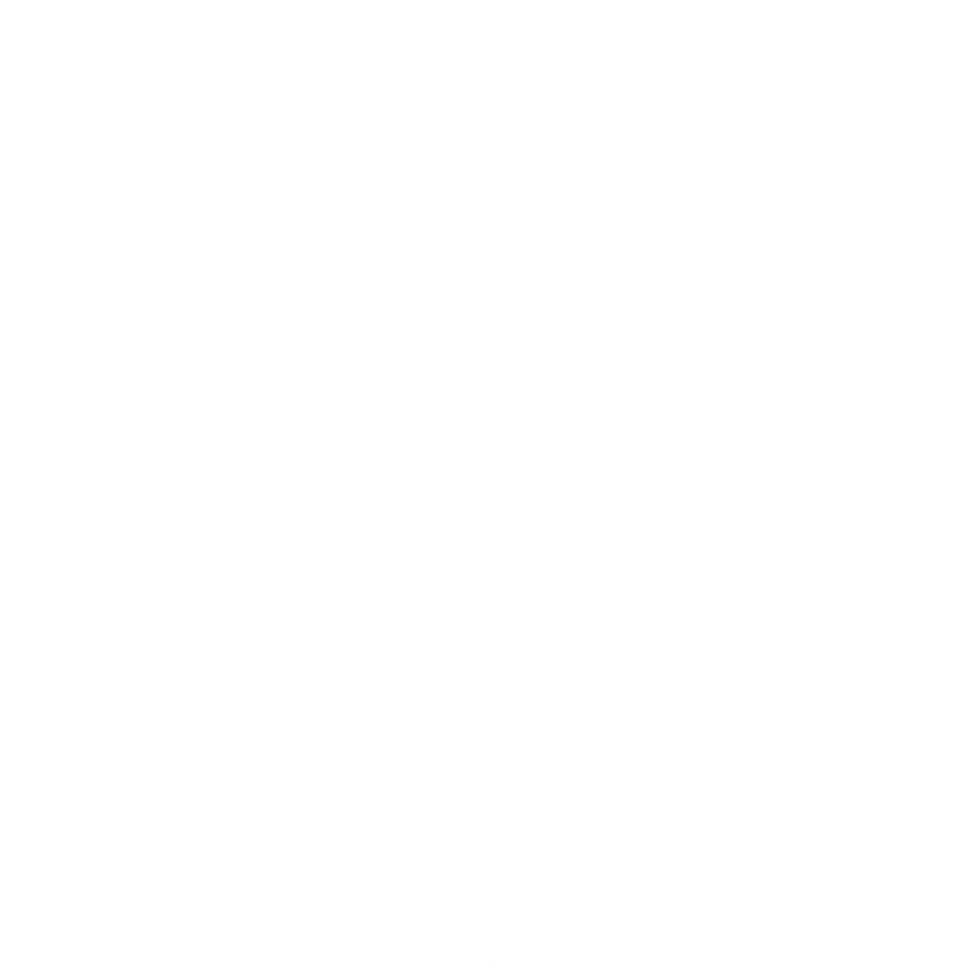
Frame 1 (no input)
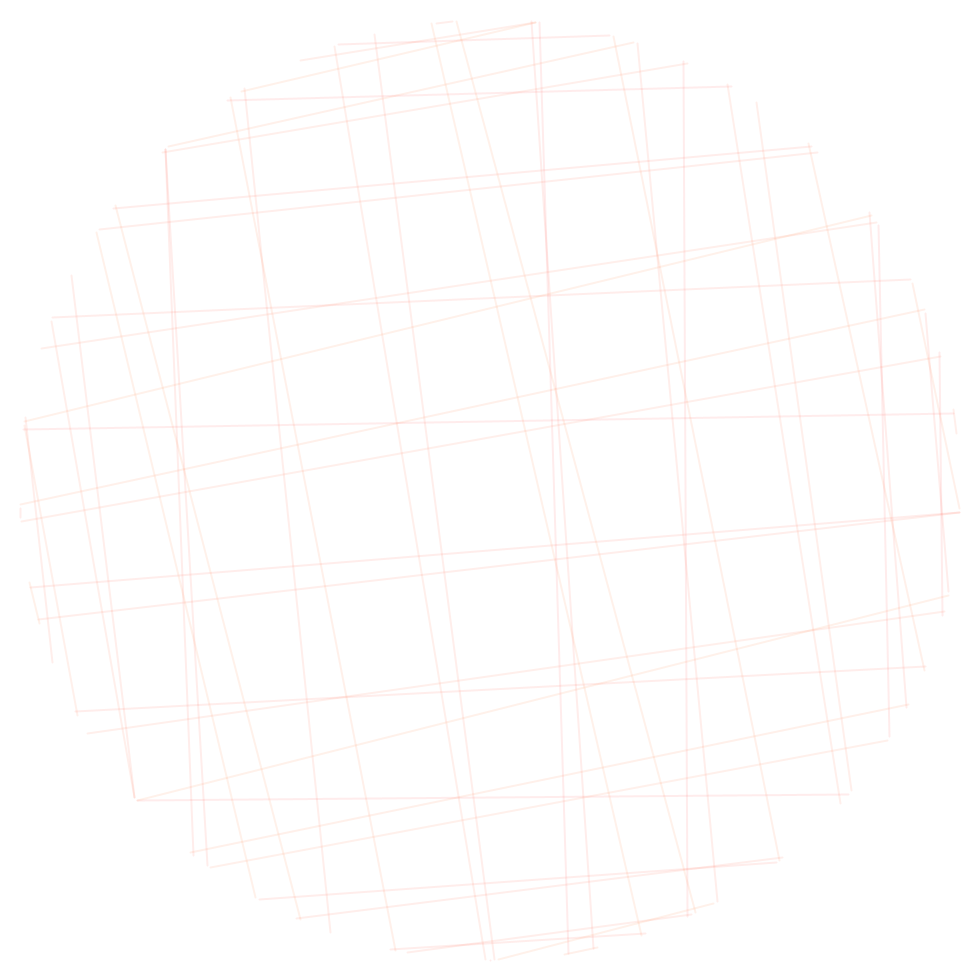
Frame 60 (the mouse pressed at the canvas centre just before this capture)
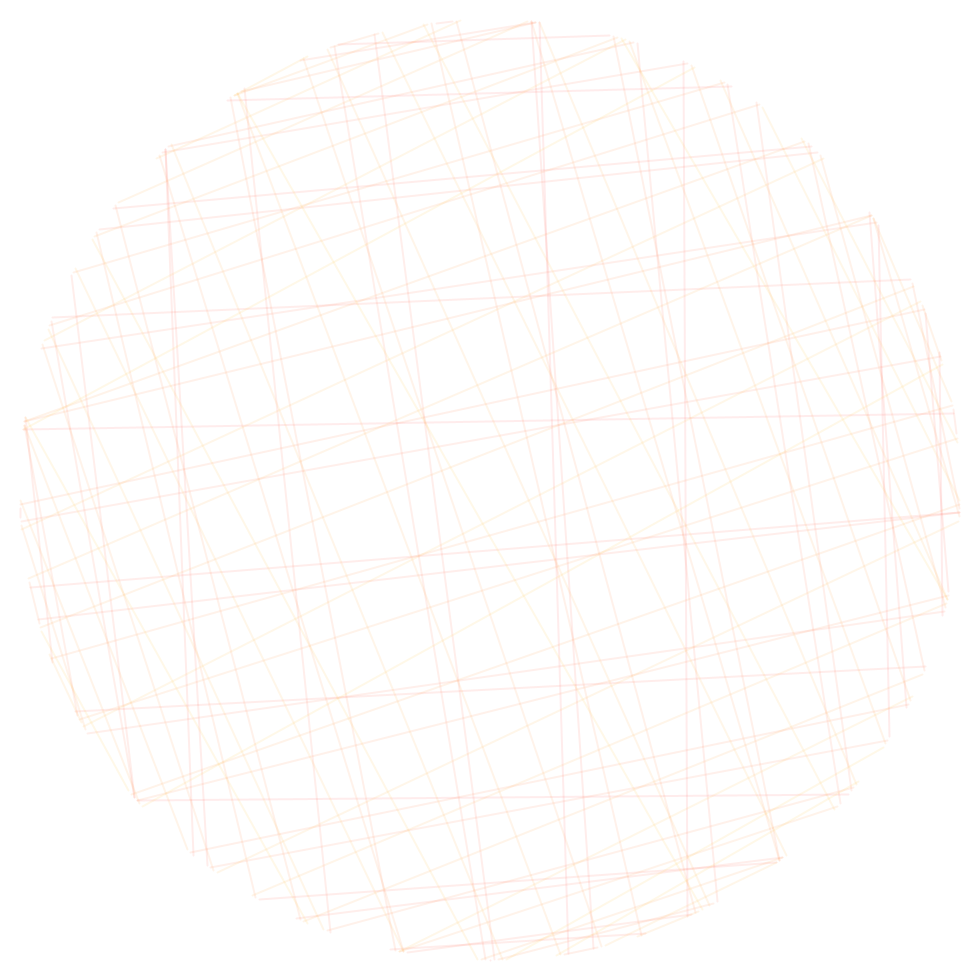
Frame 120 (the mouse held since frame 60 and released just before this capture)

The Processing sketch that drew these frames (run headless with seeded random() and noise(); from frame 60 on, the mouse is pressed at the canvas centre):

// Processing sketch: Divine9x13
// ── Divine9x13.pde
//Divine Petals
//By:MArcos André Penna Coutinho
float a = 0;
float b = 0;
float co = 0;
float co1 = 0;
float co2 = 0;

void setup() {
  background(255);
  colorMode(HSB, 100);
  size(980, 980);
  smooth();
  strokeWeight(2);
  frameRate(60000);
}

void draw() {
  stroke(co, co2+64, co1+128, 12);
  println(frameCount);
  float x0 = map(sin(a), -1, 1, 20, width - 20);
  float y0 = map(cos(a), -1, 1, 20, height - 20);
  
  float x1 = map(sin(b), -1, 1, 20, width - 20);
  float y1 = map(cos(b), -1, 1, 20, height - 20);
    
  line(x0, y0, x1, y1);
  
  a = a +13;//360graus/36=10petalas
  b = b + 9;
  
  co = co + 0.1;
  if (co > 100) {
    co = 0;
  }
   co2 = co2 + 0.1;
  if (co > 100) {
    co = 0;
  }
   co1 = co1 + 0.1;
  if (co > 100) {
    co = 0;
  }
}
